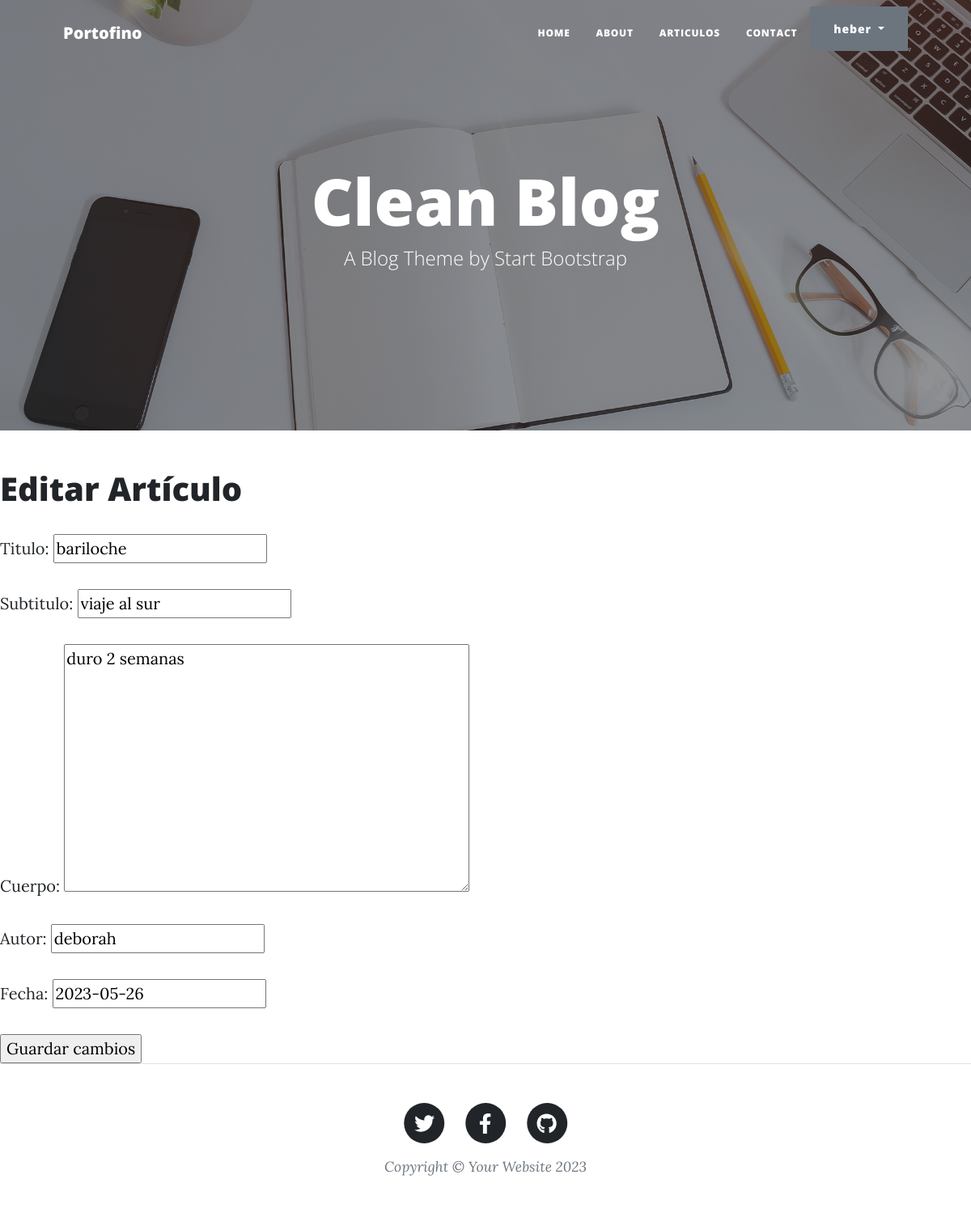
/AppBlog/editar-articulo/8/ (signed in), run on the app's committed database.
### AppBlog/models.py (models this page shows)
class Articulo(models.Model):
    titulo = models.CharField(max_length=64)
    subtitulo= models.CharField(max_length=150)
    cuerpo= models.TextField()
    Autor = models.CharField(max_length=64)
    fecha= models.DateField(null=True)
    creador = models.ForeignKey(User, on_delete=models.SET_NULL, null=True)

### AppBlog/views.py (the view)
# urls.py: path('editar-articulo/<int:id>/', views.editar_articulo, name="editar_articulo"),
@login_required
def editar_articulo(request, id):
    articulo = get_object_or_404(Articulo, id=id)
    if request.method == "POST":
        formulario = CrearArticulo(request.POST)
        if formulario.is_valid():
             data = formulario.cleaned_data
             articulo.titulo = data["titulo"]
             articulo.subtitulo = data["subtitulo"]
             articulo.cuerpo = data["cuerpo"]
             articulo.Autor = data["Autor"]
             articulo.fecha = data["fecha"]
             articulo.save()
             url_exitosa = reverse('ListaArticulos')
             return redirect(url_exitosa)
    else:  # GET
        inicial = {
            'titulo': articulo.titulo,
            'subtitulo': articulo.subtitulo,
            'cuerpo': articulo.cuerpo,
            'Autor': articulo.Autor,
            'fecha': articulo.fecha,
        }
        formulario = CrearArticulo(initial=inicial)
    return render(
        request=request,
        template_name='AppBlog/editar_articulo.html',
        context={'formulario': formulario},
    )

### AppBlog/forms.py
class CrearArticulo(forms.Form):
    titulo = forms.CharField(max_length=64)
    subtitulo= forms.CharField(max_length=150)
    cuerpo= forms.CharField(widget=forms.Textarea())
    Autor = forms.CharField(max_length=64)
    fecha= forms.DateField(required=False)

### AppBlog/templates/AppBlog/editar_articulo.html (shortened to what this page needs)
{% extends "AppBlog/padre.html" %}
{% load static %}
{% block contenidoQueCambia %}
  <section>
    <div>
      <h1>Editar Artículo</h1>
      <form method="POST" action="">
        {{ formulario.as_p }}
        <input type="submit" value="Guardar cambios">
      </form>
    </div>
  </section>
{% endblock %}

### AppBlog/templates/AppBlog/padre.html (shortened to what this page needs)
{% load static %}
<!DOCTYPE html>
<html lang="en">
    <head>
        {% load static %}
        <link href="{% static 'css/styles.css' %}" rel="stylesheet" />
    </head>
    <body>
        <nav class="navbar navbar-expand-lg navbar-light" id="mainNav">
            <div class="container px-4 px-lg-5">
                <a class="navbar-brand" href="{% url 'home' %}">Portofino</a>
                <div class="collapse navbar-collapse" id="navbarResponsive">
                    <ul class="navbar-nav ms-auto py-4 py-lg-0">
                        <li class="nav-item"><a class="nav-link px-lg-3 py-3 py-lg-4" href="{% url 'home' %}">Home</a></li>
                        <li class="nav-item"><a class="nav-link px-lg-3 py-3 py-lg-4" href="{% url 'about' %}">About</a></li>
                        <li class="nav-item"><a class="nav-link px-lg-3 py-3 py-lg-4" href="{% url 'ListaArticulos' %}">Articulos</a></li>
                        <li class="nav-item"><a class="nav-link px-lg-3 py-3 py-lg-4" href="contact.html">Contact</a></li>
                        {% if user.is_authenticated %}
                        <div class="dropdown">
                            <button class="btn btn-secondary dropdown-toggle" type="button" id="dropdownMenuButton1" data-bs-toggle="dropdown" aria-expanded="false">
                                <div style="display: inline-flex;">
                                    <span>{{ user.username }}</span>
                                </div>
                            </button>
                            </div>
                        </div>
                        {% else %}
                        <li class="nav-item"><a type="button" class="btn btn-dark" href="{% url 'login' %}">Iniciar Sesion</a></li>
                        <li class="nav-item"><a type="button" class="btn btn-primary" href="{% url 'registro' %}">Registrarme</a></li>
                        {% endif %}
                </div>
        </nav>
        <header class="masthead" style="background-image: url('assets/img/home-bg.jpg')">
            <div class="container position-relative px-4 px-lg-5">
                <div class="row gx-4 gx-lg-5 justify-content-center">
                    <div class="col-md-10 col-lg-8 col-xl-7">
                        <div class="site-heading">
                            <h1>Clean Blog</h1>
                            <span class="subheading">A Blog Theme by Start Bootstrap</span>
                        </div>
                    </div>
                </div>
            </div>
        </header>
        {% block contenidoQueCambia %}
        {% endblock %}
        <footer class="border-top">
            <div class="container px-4 px-lg-5">
                <div class="row gx-4 gx-lg-5 justify-content-center">
                    <div class="col-md-10 col-lg-8 col-xl-7">
                        <ul class="list-inline text-center">
                            <li class="list-inline-item">
                                <a href="#!">
                                    <span class="fa-stack fa-lg">
                                        <i class="fas fa-circle fa-stack-2x"></i>
                                        <i class="fab fa-twitter fa-stack-1x fa-inverse"></i>
                                    </span>
                                </a>
                            </li>
                            <li class="list-inline-item">
                                <a href="#!">
                                    <span class="fa-stack fa-lg">
                                        <i class="fas fa-circle fa-stack-2x"></i>
                                        <i class="fab fa-facebook-f fa-stack-1x fa-inverse"></i>
                                    </span>
                                </a>
                            </li>
                            <li class="list-inline-item">
                                <a href="#!">
                                    <span class="fa-stack fa-lg">
                                        <i class="fas fa-circle fa-stack-2x"></i>
                                        <i class="fab fa-github fa-stack-1x fa-inverse"></i>
                                    </span>
                                </a>
                            </li>
                        </ul>
                        <div class="small text-center text-muted fst-italic">Copyright &copy; Your Website 2023</div>
                    </div>
                </div>
            </div>
        </footer>
    </body>
</html>

### data on the page
Articulo: titulo "bariloche", subtitulo "viaje al sur", cuerpo "duro 2 semanas", Autor "deborah", fecha "2023-05-26"

### other printed values
{{ user.username }} "heber"
